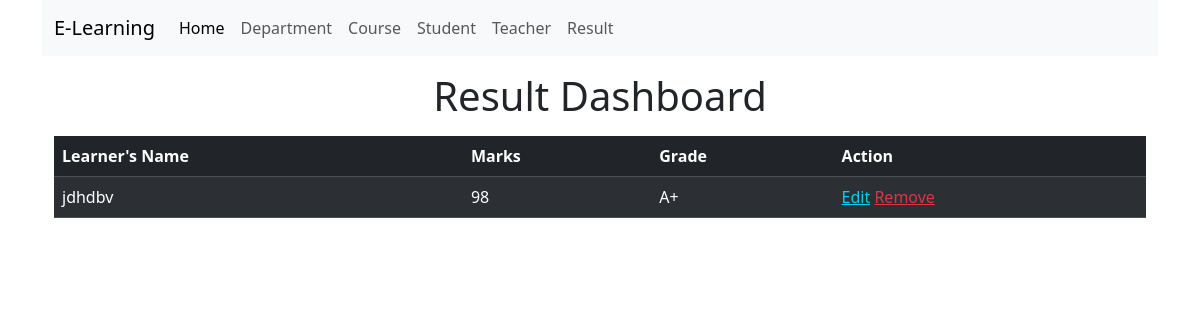
Screenshot of /result_view/ with the database file from the repository.
### myapp/models.py (models this page shows)
class ResultModel(models.Model):
    student_name = models.CharField(max_length=150, null=True)
    marks = models.PositiveIntegerField(null=True)
    grade = models.CharField(max_length=100, null=True)

### myapp/views.py (the view)
# urls.py: path('result_view/', result_view, name='result_view'),
def result_view(request):
     r_data = ResultModel.objects.all()
     context = {
          'r_data': r_data
     }
     return render(request, 'result_view.html', context)

### myapp/templates/result_view.html (shortened to what this page needs)
{% extends 'master/base.html' %}
{% block content %}
<div class="container">
    <h1 class="text-center m-3">Result Dashboard</h1>
    <table class="table table-dark table-striped">
        <thead>
            <tr>
                <th>Learner's Name</th>
                <th>Marks</th>
                <th>Grade</th>
                <th>Action</th>
            </tr>
        </thead>
        <tbody>
                {% for data in r_data %}
                <tr>
                <td>{{data.student_name}}</td>
                <td>{{data.marks}}</td>
                <td>{{data.grade}}</td>
                <td>
                    <a href="{% url 'result_update' data.id %}" class="text-info">Edit</a>
                    <a href="{% url 'result_delete' data.id %}" class="text-danger">Remove</a>
                </td>
                </tr>
                {% endfor %}
        </tbody>
    </table>
</div>
{% endblock content %}

### rows the page displays
ResultModel: student_name "jdhdbv", marks "98", grade "A+"
